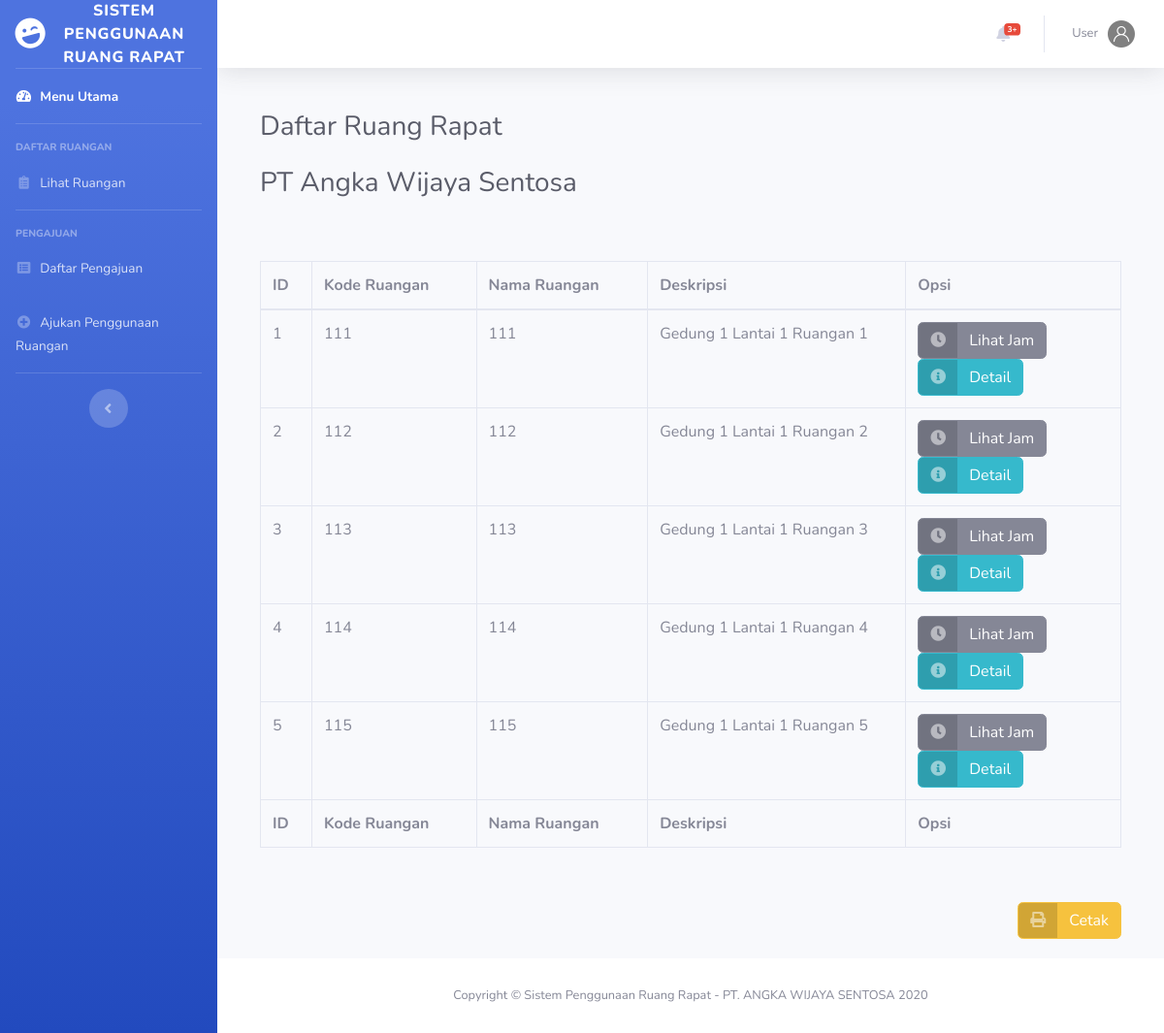
Before: /daftar_ruangan.php (signed in) with the older database file.
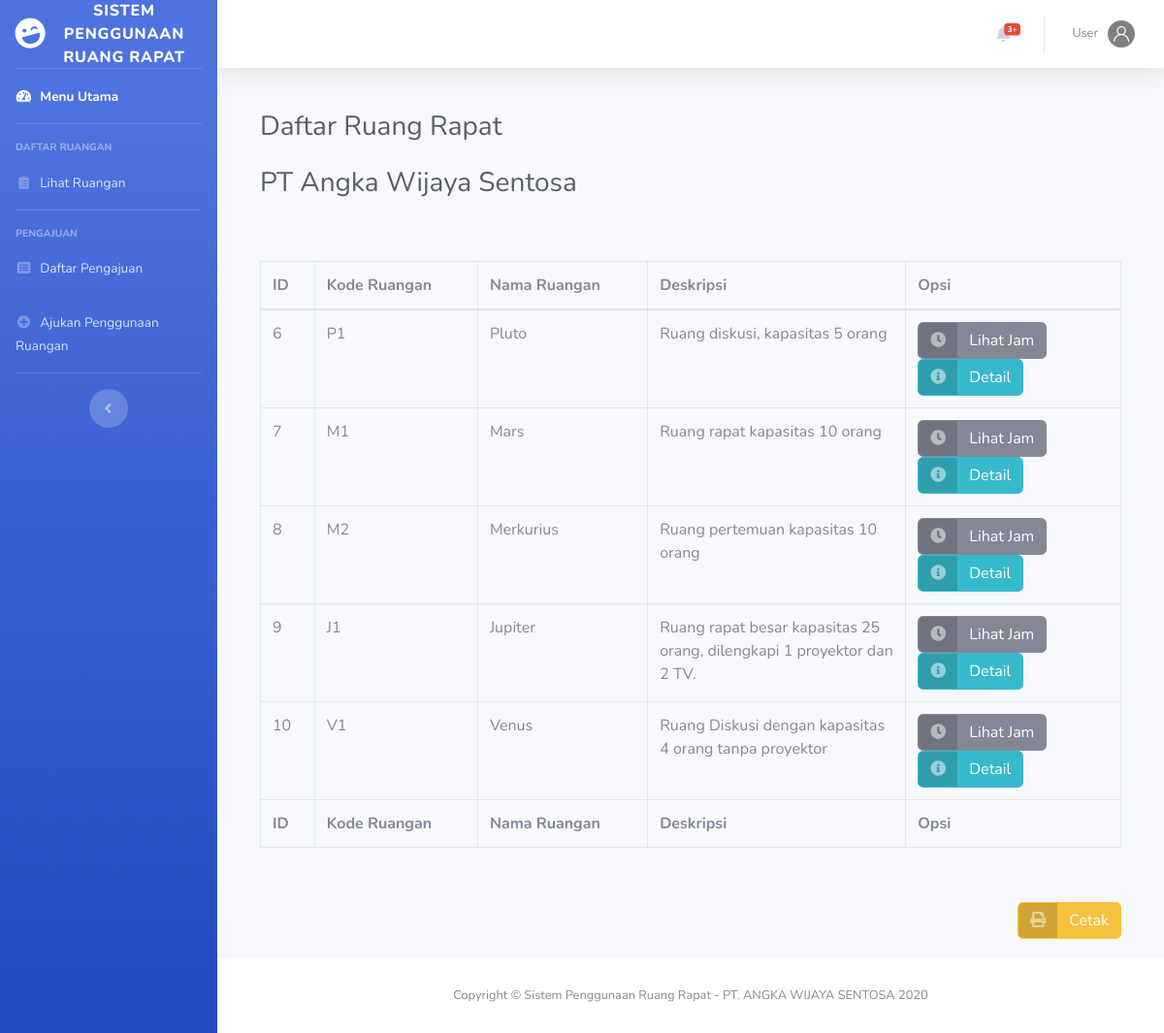
After: the same page with the newer database file.
### tables this page shows
CREATE TABLE IF NOT EXISTS Ruangan (
	id INT(20) UNSIGNED AUTO_INCREMENT,
	kode VARCHAR(20) NOT NULL UNIQUE,
	nama VARCHAR(50) NOT NULL,
	deskripsi TEXT,
	PRIMARY KEY (id)
);

### daftar_ruangan.php (the view, shortened to what this page needs)
<!DOCTYPE html>
<html lang="en">
<?php $title = "Daftar Ruangan"; include 'head.php';?>
<body id="page-top">
  <div id="wrapper">
    <?php include 'navigasi.php';?>
    <div id="content-wrapper" class="d-flex flex-column">
      <div id="content">
        <?php include 'topbar.php';?>
        <div class="container-fluid">
          <div class="card-body">
              <h1 class="h3 mb-4 text-gray-800">Daftar Ruang Rapat</h1>
              <h1 class="h3 mb-4 text-gray-800">PT Angka Wijaya Sentosa</h1>
          </div>
          <div class="card-body">
            <div class="table-responsive">
              <table class="table table-bordered" id="dataTable" width="100%" cellspacing="0">
                <thead>
                  <tr>
                    <th>ID</th>
                    <th>Kode Ruangan</th>
                    <th>Nama Ruangan</th>
                    <th width="30%">Deskripsi</th>
                    <th width="25%">Opsi</th>
                  </tr>
                </thead>
                <tfoot>
                  <tr>
                    <th>ID</th>
                    <th>Kode Ruangan</th>
                    <th>Nama Ruangan</th>
                    <th>Deskripsi</th>
                    <th>Opsi</th>
                  </tr>
                </tfoot>
                <tbody>
                  <?php
                  $conn = connectDB();
                  $sql = "SELECT * FROM Ruangan";
                  $result = $conn->query($sql);
                  if ($result->num_rows > 0) {
                      while($row = $result->fetch_assoc()) {
                        $lihatJam = "<a href='#' class='btn btn-secondary btn-icon-split jamButton' id='".$row["id"]."'><span class='icon text-white-50'><i class='fas fa-clock'></i></span><span class='text'>Lihat Jam</span></a> ";
                        $detailRuangan = "<a href='detail_ruangan.php?id_ruangan=".$row["id"]."' class='btn btn-info btn-icon-split'><span class='icon text-white-50'><i class='fas fa-info-circle'></i></span><span class='text'>Detail</span></a>";
                        echo "<tr><td>".$row["id"]."</td><td>".$row["kode"]."</td><td>".$row["nama"]."</td><td>".$row["deskripsi"]."</td><td>".$lihatJam." ".$detailRuangan."</td></tr>";
                      }
                  } else {
                      echo "<tr><td colspan='5' align='center'>- Tidak ada ruangan tersedia -</td></tr>";
                  }
                  ?>
                </tbody>
              </table>
            </div>
          </div>
          <?php include 'cetak_halaman.php';?>
        </div>
      </div>
      <?php include 'footer.php';?>
    </div>
  </div>
</body>
</html>

Changed rows visible on the page:
removed ruangan: id "1", kode "111", nama "111", deskripsi "Gedung 1 Lantai 1 Ruangan 1"
removed ruangan: id "2", kode "112", nama "112", deskripsi "Gedung 1 Lantai 1 Ruangan 2"
removed ruangan: id "3", kode "113", nama "113", deskripsi "Gedung 1 Lantai 1 Ruangan 3"
removed ruangan: id "4", kode "114", nama "114", deskripsi "Gedung 1 Lantai 1 Ruangan 4"
removed ruangan: id "5", kode "115", nama "115", deskripsi "Gedung 1 Lantai 1 Ruangan 5"
added ruangan: id "6", kode "P1", nama "Pluto", deskripsi "Ruang diskusi, kapasitas 5 orang"
added ruangan: id "7", kode "M1", nama "Mars", deskripsi "Ruang rapat kapasitas 10 orang"
added ruangan: id "8", kode "M2", nama "Merkurius", deskripsi "Ruang pertemuan kapasitas 10 orang"
added ruangan: id "9", kode "J1", nama "Jupiter", deskripsi "Ruang rapat besar kapasitas 25 orang, dilengkapi 1 proyektor dan 2 TV."
added ruangan: id "10", kode "V1", nama "Venus", deskripsi "Ruang Diskusi dengan kapasitas 4 orang tanpa proyektor"
